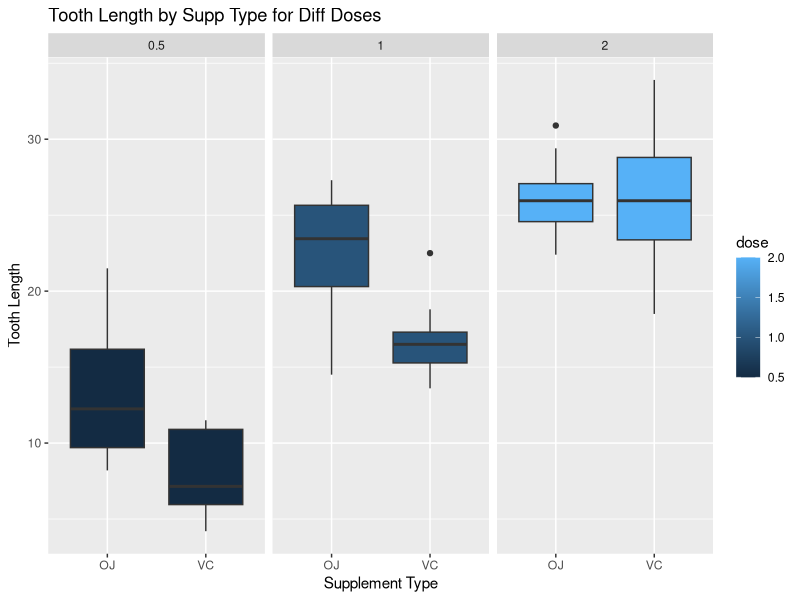
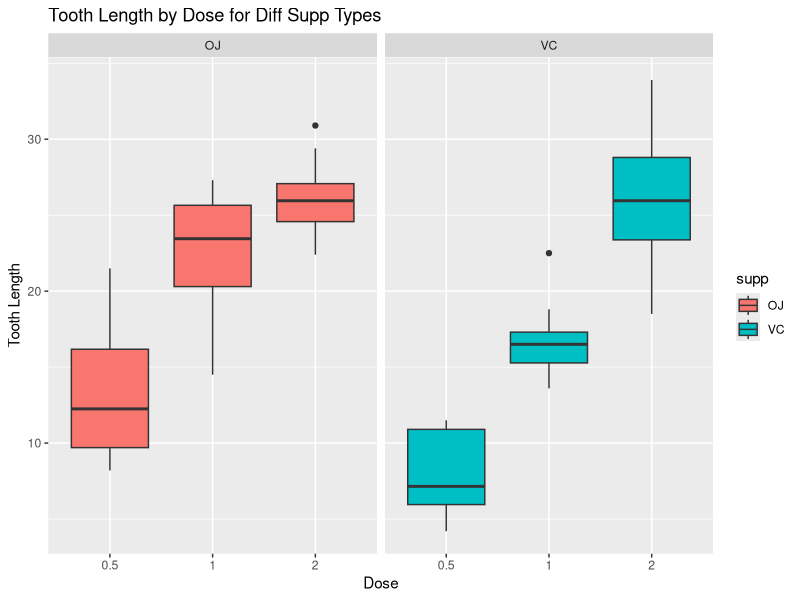

The R script that drew these images, in order: (Note: this script raises an error after producing the figures.)
## ---- chunk 1
data(ToothGrowth)
print(head(ToothGrowth))
## ---- chunk 2
library(ggplot2)
ggraph1 <- ggplot(ToothGrowth, aes(x=factor(supp), y=len, fill=dose))+
    geom_boxplot()+
    facet_grid(~dose)+
    labs(x="Supplement Type", y="Tooth Length", 
         title = "Tooth Length by Supp Type for Diff Doses")
print(ggraph1)

ggraph2 <- ggplot(ToothGrowth, aes(x=factor(dose), y=len, fill=supp))+
    geom_boxplot()+
    facet_grid(~supp)+
    labs(x="Dose", y="Tooth Length", 
         title = "Tooth Length by Dose for Diff Supp Types")
print(ggraph2)
## ---- chunk 3
temp <- ToothGrowth[ToothGrowth$dose==0.5,]
ttest <- t.test(len ~ supp, temp, paired=FALSE, var.equal = FALSE, conf.level=0.95)
print(ttest)
## ---- chunk 4
temp <- ToothGrowth[ToothGrowth$dose==1.0,]
ttest <- t.test(len ~ supp, temp, paired=FALSE, var.equal = FALSE, conf.level=0.95)
## ---- chunk 5
temp <- ToothGrowth[ToothGrowth$dose==2.0,]
ttest <- t.test(len ~ supp, temp, paired=FALSE, var.equal = FALSE, conf.level=0.95)
## ---- chunk 6
temp <- ToothGrowth[ToothGrowth$supp=="VC" & ToothGrowth$dose != 2.0,]
ttest <- t.test(len ~ dose, temp, paired=FALSE, var.equal = FALSE, conf.level=0.95)
## ---- chunk 7
temp <- ToothGrowth[ToothGrowth$supp=="VC" & ToothGrowth$dose != 0.5,]
ttest <- t.test(len ~ dose, temp, paired=FALSE, var.equal = FALSE, conf.level=0.95)
## ---- chunk 8
temp <- ToothGrowth[ToothGrowth$supp=="OJ" & ToothGrowth$dose != 2.0,]
ttest <- t.test(len ~ dose, temp, paired=FALSE, var.equal = FALSE, conf.level=0.95)
## ---- chunk 9
temp <- ToothGrowth[ToothGrowth$supp=="OJ" & ToothGrowth$dose != 0.5,]
ttest <- t.test(len ~ dose, temp, paired=FALSE, var.equal = FALSE, conf.level=0.95)
